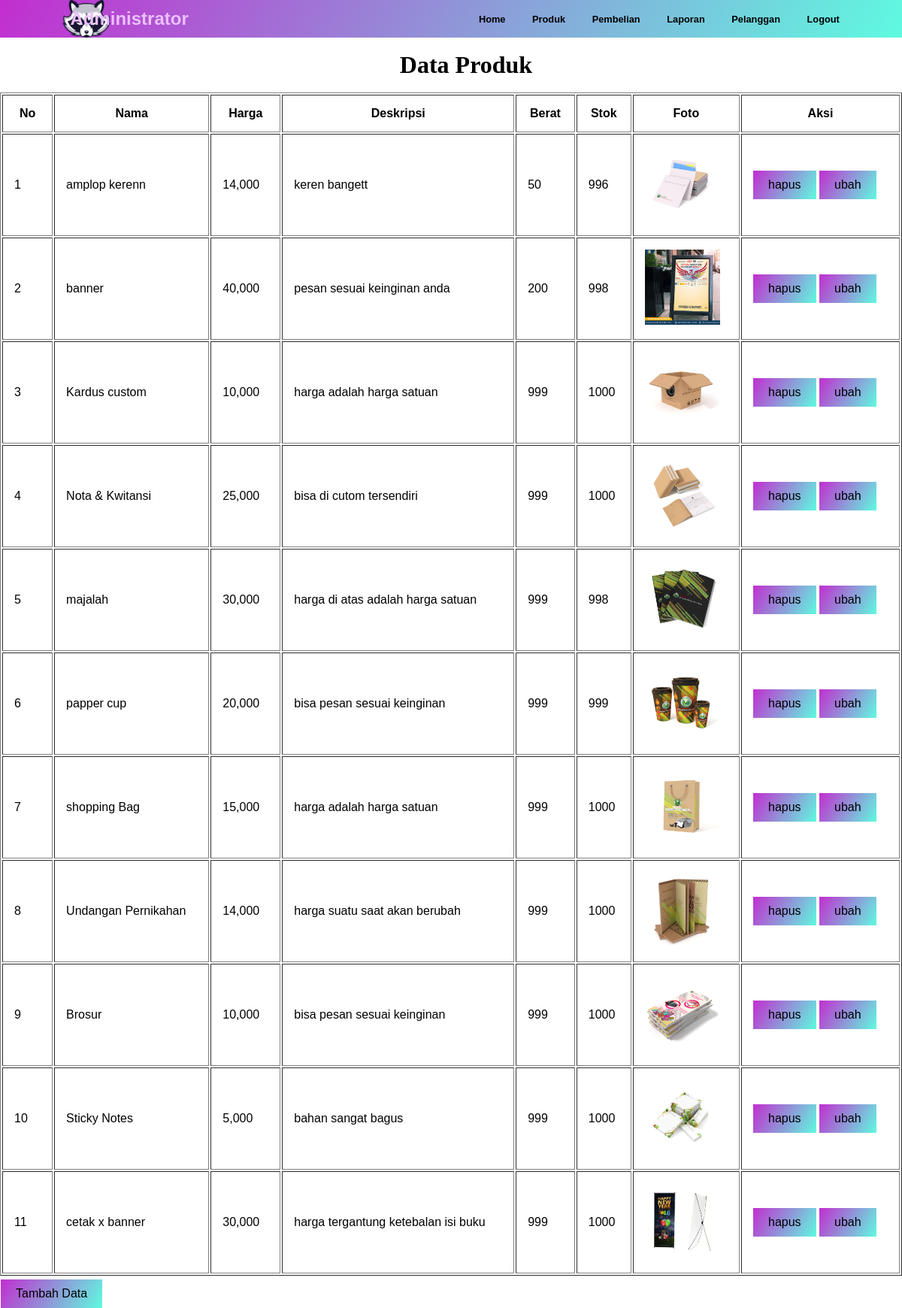
Screenshot of /admin/index.php?halaman=produk (signed in) with the database file from the repository.
### tables this page shows
CREATE TABLE `produk` (
  `id_produk` int(11) NOT NULL,
  `nama_produk` varchar(100) NOT NULL,
  `harga_produk` int(11) NOT NULL,
  `berat_produk` int(11) NOT NULL,
  `foto_produk` varchar(100) NOT NULL,
  `deskripsi_produk` text NOT NULL,
  `stok_produk` int(5) NOT NULL
);

### admin/produk.php (the view)
<link href="assets/css/produk.css" rel="stylesheet" />
<br>
<h1>Data Produk</h1>
<br>
<table style="margin-left: auto;margin-right: auto;" border="1">
	<thead>
		<tr>
			<th>&nbspNo&nbsp</th>
			<th>&nbspNama&nbsp</th>
			<th>&nbspHarga&nbsp</th>
			<th>&nbspDeskripsi&nbsp</th>
			<th>Berat</th>
			<th>Stok</th>
			<th>Foto</th>
			<th>&nbspAksi&nbsp</th>
		</tr>
	</thead>
	<tbody>
	<?php $nomor=1; ?>
	<?php $ambil=$koneksi->query("SELECT * FROM produk"); ?>
	<?php while ($pecah = $ambil->fetch_assoc()){ ?>
	<tr>
		<td><?php echo $nomor; ?></td>
		<td><?php echo $pecah['nama_produk']; ?></td>
		<td><?php echo number_format($pecah['harga_produk']); ?></td>
		<td><?php echo $pecah['deskripsi_produk']; ?></td>
		<td><?php echo $pecah['berat_produk']; ?></td>
		<td><?php echo $pecah['stok_produk']; ?></td>
		<td>
			<img src="../foto_produk/<?php echo $pecah['foto_produk']; ?>" width="100">
		</td>
		<td>
			<a href="index.php?halaman=hapusproduk&id=<?php echo $pecah['id_produk']; ?>" class="btn btn-danger">hapus</a>
			<a href="index.php?halaman=ubahproduk&id=<?php echo $pecah['id_produk']; ?>" class="btn btn-warning">ubah</a>
		</td>
	</tr>
	<?php $nomor++;?>
	<?php } ?>
</tbody>
</table>
<div class="box-data">
	<a href="index.php?halaman=tambahproduk" class="posisi">Tambah Data</a>
</div>

### admin/assets/css/custom.css (style rules this page uses)
* { margin: 0; padding: 0; }
body { font-family: sans-serif; overflow-x: hidden; }

### admin/assets/css/produk.css (style rules this page uses)
table { width: 100%; }
th { text-align: center; padding: 15px; }
td { padding: 15px; text-align: left; }
td a:link, td a:visited { background-color: #f44336; color: black; padding: 10px 20px; text-align: center; text-decoration: none; display: inline-block; }
div a:link, div a:visited { background: linear-gradient(120deg, #c22ed0, #5ffae0); color: black; padding: 10px 20px; text-align: center; text-decoration: none; display: inline-block; }
h1 { text-align: center; position: relative; left: 20px; font-family: serif; }
.btn-danger { text-decoration: none; color: black; }
.posisi { color: black; position: relative; top: 5px; left: 1px; text-decoration: none; }

### rows the page displays
produk: nama_produk "amplop kerenn", harga_produk "14,000", deskripsi_produk "keren bangett", berat_produk "50", stok_produk "996", foto_produk (picture)
produk: nama_produk "banner", harga_produk "40,000", deskripsi_produk "pesan sesuai keinginan anda", berat_produk "200", stok_produk "998", foto_produk (picture)
produk: nama_produk "Kardus custom", harga_produk "10,000", deskripsi_produk "harga adalah harga satuan", berat_produk "999", stok_produk "1000", foto_produk (picture)
produk: nama_produk "Nota & Kwitansi", harga_produk "25,000", deskripsi_produk "bisa di cutom tersendiri", berat_produk "999", stok_produk "1000", foto_produk (picture)
produk: nama_produk "majalah", harga_produk "30,000", deskripsi_produk "harga di atas adalah harga satuan", berat_produk "999", stok_produk "998", foto_produk (picture)
produk: nama_produk "papper cup", harga_produk "20,000", deskripsi_produk "bisa pesan sesuai keinginan", berat_produk "999", stok_produk "999", foto_produk (picture)
produk: nama_produk "shopping Bag", harga_produk "15,000", deskripsi_produk "harga adalah harga satuan", berat_produk "999", stok_produk "1000", foto_produk (picture)
produk: nama_produk "Undangan Pernikahan", harga_produk "14,000", deskripsi_produk "harga suatu saat akan berubah", berat_produk "999", stok_produk "1000", foto_produk (picture)
produk: nama_produk "Brosur", harga_produk "10,000", deskripsi_produk "bisa pesan sesuai keinginan", berat_produk "999", stok_produk "1000", foto_produk (picture)
produk: nama_produk "Sticky Notes", harga_produk "5,000", deskripsi_produk "bahan sangat bagus", berat_produk "999", stok_produk "1000", foto_produk (picture)
produk: nama_produk "cetak x banner", harga_produk "30,000", deskripsi_produk "harga tergantung ketebalan isi buku", berat_produk "999", stok_produk "1000", foto_produk (picture)
